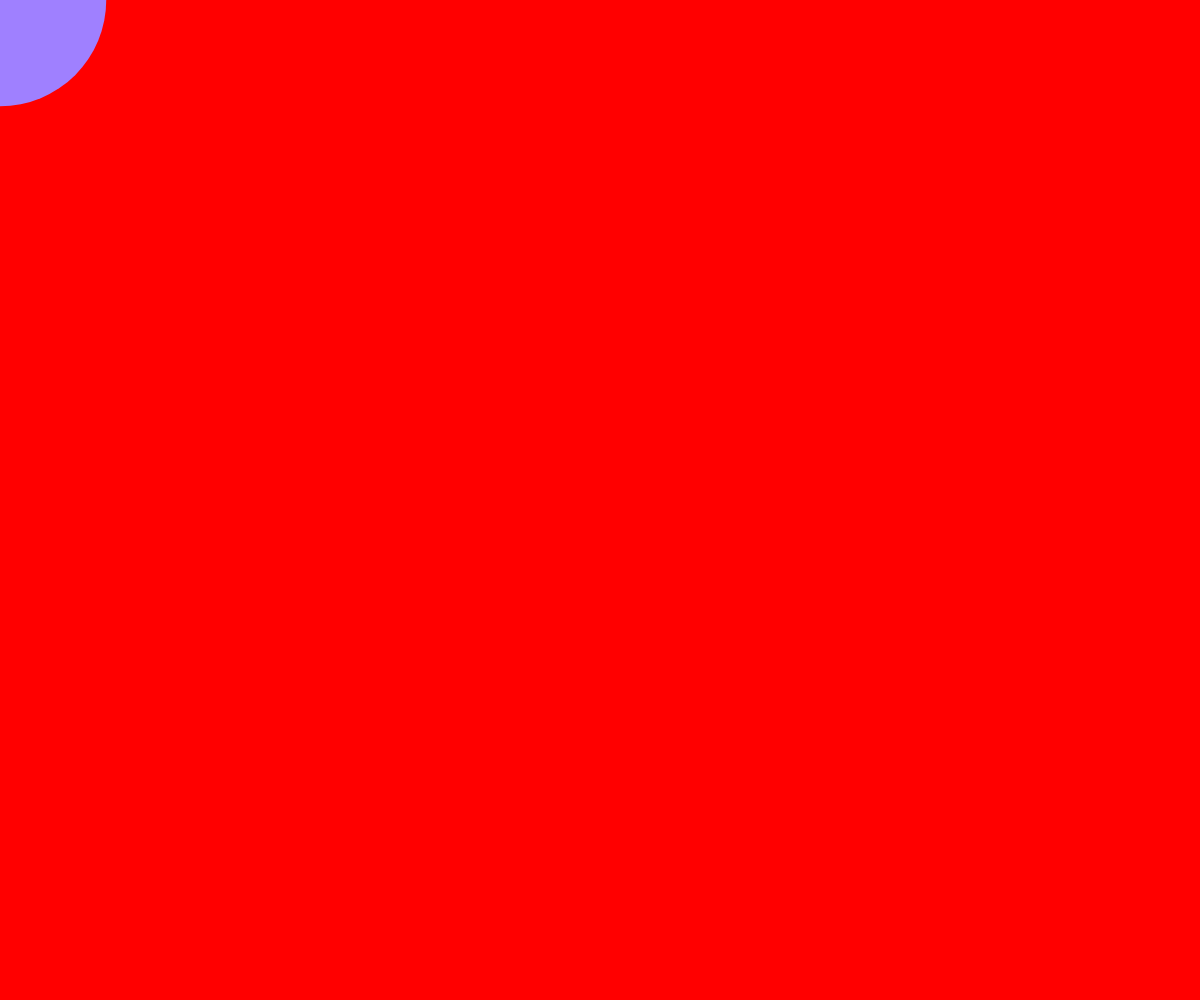
Frame 1 (no input)
Frame 60 (no input): identical to frame 1, image omitted
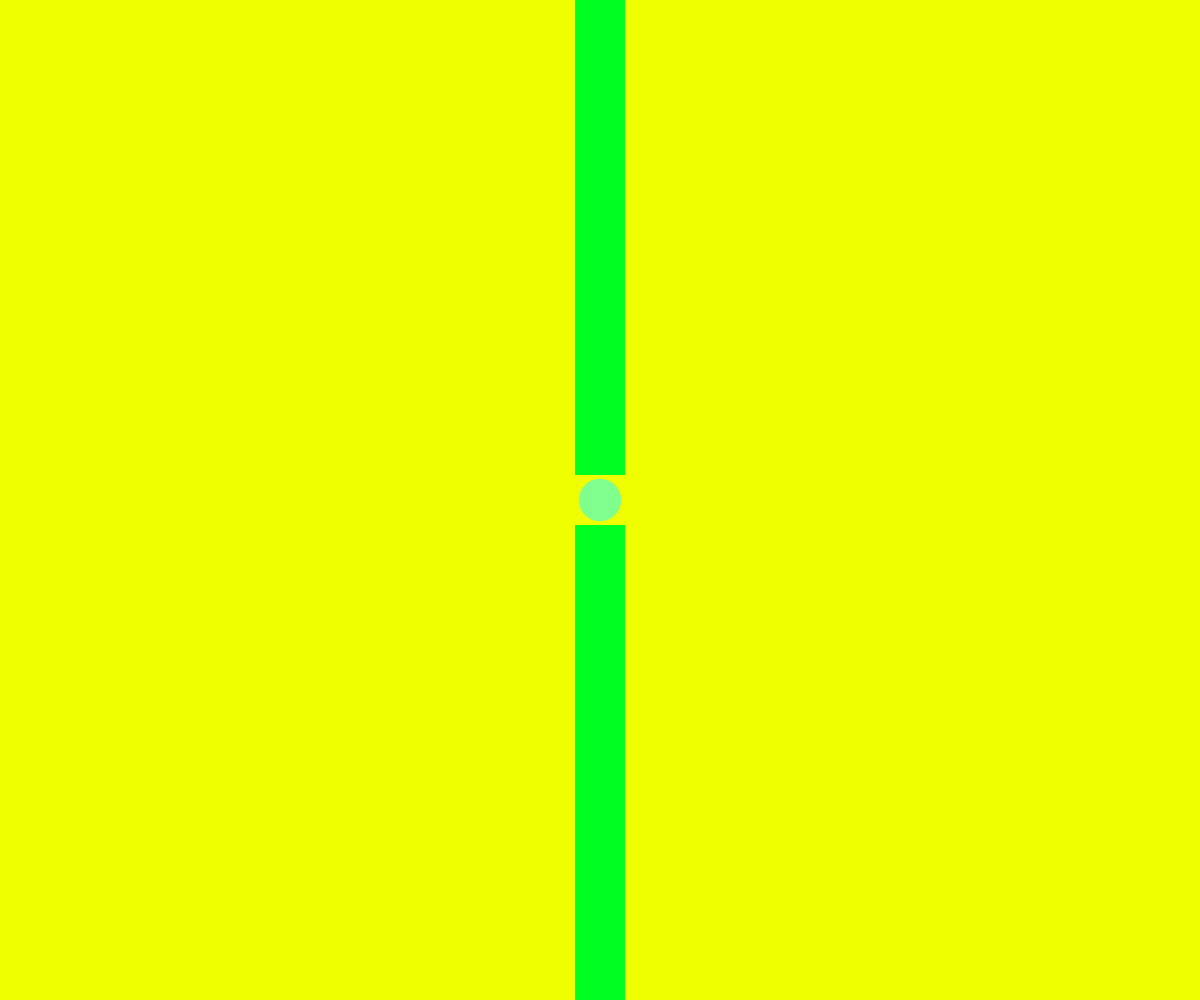
Frame 120 (the mouse pressed at the canvas centre since frame 60)

The p5.js sketch that drew these frames (run headless with seeded random() and noise() and a simulated clock; from frame 60 on, the mouse is pressed at the canvas centre):

// p5.js sketch
// ── sketch.js
let minBallSize = 50;
let maxBallSize = 200;
let ellipseSize = 0;
let colorVal = 0;
const rectW = minBallSize;
function setup() {
	let cnv = createCanvas(windowWidth, windowHeight);
	cnv.position(0, 0);
	cnv.style('z-index', '-1');
	// cnv.style('position', 'fixed');
	document.getElementById('defaultCanvas0').style.position = 'fixed';
	colorz = [
		color(255, 0, 0),
		color(0, 255, 0),
		color(0, 0, 255),
		color(0, 255, 255),
	];
	colorMode(HSB);
}

function draw() {
	colorVal = map(mouseX, 0, width, 0, 255);
	let angle = map(mouseX, 0, width, 0, PI);
	ellipseSize = abs(cos(angle) * maxBallSize) + minBallSize;
	background(colorVal / 2, 255, 255)
	noStroke();
	fill(colorVal, 155, 200);
	rect(width/ 2 - rectW / 2, 0, rectW, mouseY - minBallSize * 0.5);
	rect(width/ 2 - rectW / 2, (mouseY - minBallSize * 0.5) + minBallSize, rectW, height);
	fill(255 - colorVal, 50, 200);
	ellipse(mouseX, mouseY, ellipseSize * 0.85);
}
function windowResized(){
	resizeCanvas(windowWidth, windowHeight);
}

// ── scripts.js

// function setPosition() {
//     let BGTitle = document.getElementById('backgroundTitle');
//     // let windowWidth = window.innerWidth;
//     let windowHeight = window.innerHeight;
//     // let w = BGTitle.offsetWidth;
//     let h = BGTitle.offsetHeight;
//     // let x = (windowWidth * 0.35) - (w / 2);
//     let y = (windowHeight * 0.65) - (h / 2);
//     // BGTitle.style.left = x + 'px';
//     BGTitle.style.top = y + 'px';
// }
// setPosition();
